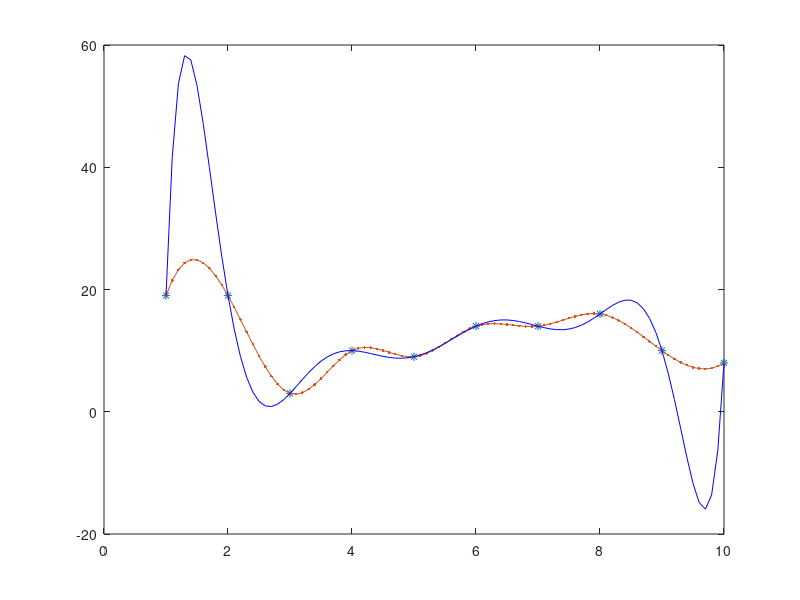

MATLAB code for this plot:
x = 1 : 10;
y = randi(20, 1, 10);
plot(x,y,'*')
%%
xx = 1 : 0.1 : 10;
yy = interp1(x, y, xx, "spline");
plot(x,y,'*',xx,yy,'.-')
%%
p = polyfit(x,y,9);
y1 = polyval(p, xx);
hold on
plot(xx, y1,'b')
hold off